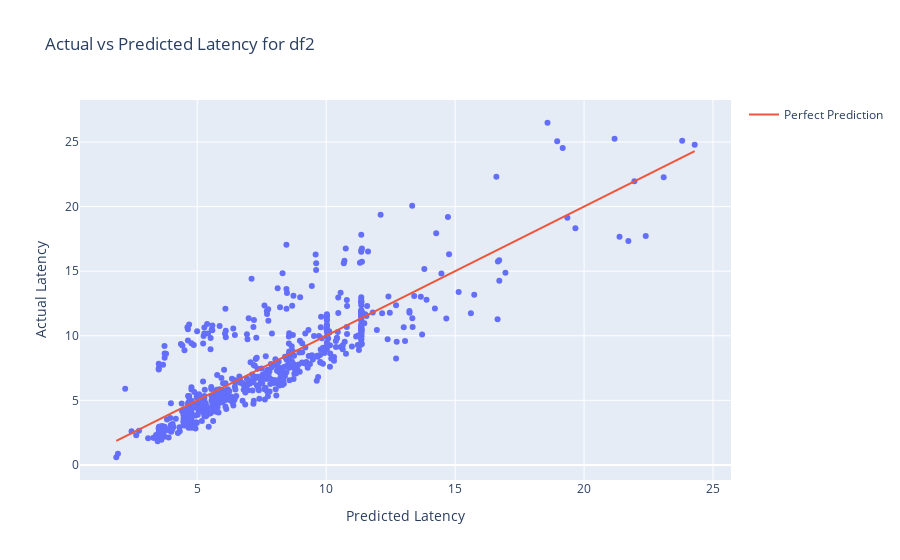

Notebook code cell kept with this figure:
### Code cell
import plotly.express as px
import plotly.graph_objects as go

# Predict latency using the regression model for df2
predicted_latency2 = model2.predict(X2_transformed)

# Create a scatter plot of the actual vs predicted latency for df2
fig2 = px.scatter(x=predicted_latency2, y=y2, labels={'x': 'Predicted Latency', 'y': 'Actual Latency'}, title='Actual vs Predicted Latency for df2')

# Add a line for perfect prediction
fig2.add_trace(go.Scatter(x=[min(predicted_latency2), max(predicted_latency2)], y=[min(predicted_latency2), max(predicted_latency2)], mode='lines', name='Perfect Prediction'))

fig2.show()

### Figure 1 — Plotly figure (JSON) as saved in the notebook; plotly's stock layout.template omitted (floating-point values rounded to 4 significant figures; data arrays with more than 128 entries replaced by an {"elided": "..."} marker saying what was removed)
{"data": [{"hovertemplate": "Predicted Latency=%{x}<br>Actual Latency=%{y}<extra></extra>", "legendgroup": "", "marker": {"color": "#636efa", "symbol": "circle"}, "mode": "markers", "name": "", "orientation": "v", "showlegend": false, "type": "scatter", "x": {"elided": "600 float values"}, "xaxis": "x", "y": {"elided": "600 float values"}, "yaxis": "y"}, {"mode": "lines", "name": "Perfect Prediction", "type": "scatter", "x": [1.862, 24.29], "y": [1.862, 24.29]}], "layout": {"autosize": true, "legend": {"tracegroupgap": 0}, "title": {"text": "Actual vs Predicted Latency for df2"}, "xaxis": {"anchor": "y", "autorange": true, "domain": [0, 1], "range": [0.4857, 25.67], "title": {"text": "Predicted Latency"}, "type": "linear"}, "yaxis": {"anchor": "x", "autorange": true, "domain": [0, 1], "range": [-1.543, 28.63], "title": {"text": "Actual Latency"}, "type": "linear"}}}
